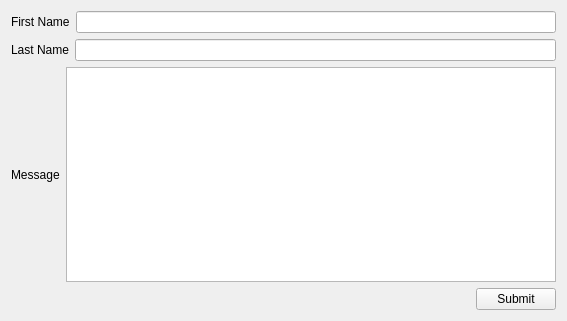
<?xml version="1.0" encoding="UTF-8"?>
<ui version="4.0">
 <class>Widget</class>
 <widget class="QWidget" name="Widget">
  <property name="geometry">
   <rect>
    <x>0</x>
    <y>0</y>
    <width>567</width>
    <height>321</height>
   </rect>
  </property>
  <property name="windowTitle">
   <string>Widget</string>
  </property>
  <layout class="QVBoxLayout" name="verticalLayout">
   <item>
    <layout class="QHBoxLayout" name="horizontalLayout">
     <item>
      <widget class="QLabel" name="label">
       <property name="text">
        <string>First Name</string>
       </property>
      </widget>
     </item>
     <item>
      <widget class="QLineEdit" name="fName_lineEdit"/>
     </item>
    </layout>
   </item>
   <item>
    <layout class="QHBoxLayout" name="horizontalLayout_2">
     <item>
      <widget class="QLabel" name="label_2">
       <property name="text">
        <string>Last Name</string>
       </property>
      </widget>
     </item>
     <item>
      <widget class="QLineEdit" name="lName_lineEdit_2"/>
     </item>
    </layout>
   </item>
   <item>
    <layout class="QHBoxLayout" name="horizontalLayout_3">
     <item>
      <widget class="QLabel" name="label_3">
       <property name="text">
        <string>Message</string>
       </property>
      </widget>
     </item>
     <item>
      <widget class="QTextEdit" name="msg_textEdit"/>
     </item>
    </layout>
   </item>
   <item>
    <layout class="QHBoxLayout" name="horizontalLayout_4">
     <item>
      <spacer name="horizontalSpacer">
       <property name="orientation">
        <enum>Qt::Horizontal</enum>
       </property>
       <property name="sizeHint" stdset="0">
        <size>
         <width>40</width>
         <height>20</height>
        </size>
       </property>
      </spacer>
     </item>
     <item>
      <widget class="QPushButton" name="pushButton">
       <property name="text">
        <string>Submit</string>
       </property>
      </widget>
     </item>
    </layout>
   </item>
  </layout>
 </widget>
 <resources/>
 <connections/>
</ui>
